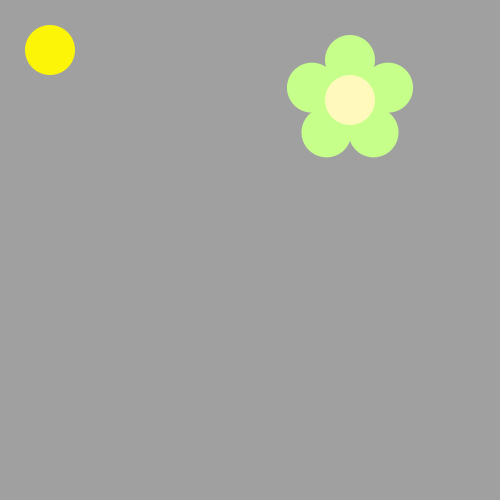
Frame 1 (no input)
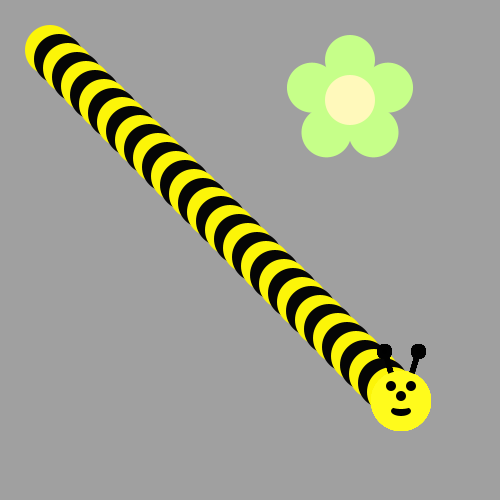
Frame 60 (the mouse pressed at the canvas centre just before this capture)
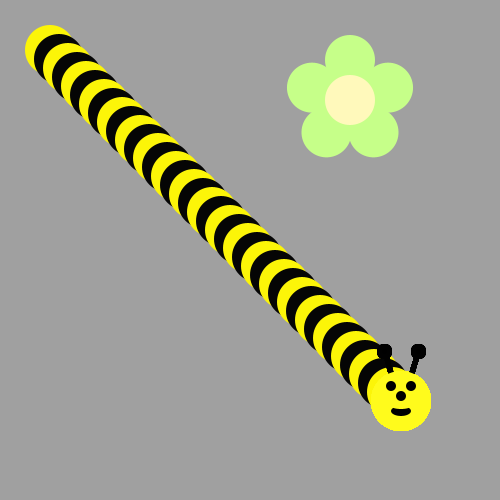
Frame 120 (the mouse held since frame 60 and released just before this capture)

The Processing sketch that drew these frames (run headless with seeded random() and noise(); from frame 60 on, the mouse is pressed at the canvas centre):

// Processing sketch: BumbleBee
// ── BumbleBee.pde
int xy=50;
int c=0;
void draw() {
  /*Use A loop to make a body for the Bee!
   Then put his head on using drawBeeFace(x,y)
   Use Modulo to make the colors alternate 
   */
if(c%2==0){
fill(#FCF508);
}
else{
fill(5,5,5);
}
if(xy>width-100){
 drawBeeFace(xy,xy);
}
  else{
  ellipse(xy,xy,50,50);
xy+=9;
c++;
  }


if(mousePressed){
print(mouseX,mouseY);
}
}


void drawFlower(int x, int y) {
  noStroke();
  translate(x, y);
  // draw 5 petals, rotating after each one
  fill(#c6ff89); // green
  for (int i = 0; i < 5; i++) {
    ellipse(0, -40, 50, 50);
    rotate(radians(72));
  }
  fill(#fff9bb); // light yellow
  ellipse(0, 0, 50, 50);
}

void drawBeeFace(int BeeFaceX, int BeeFaceY) {
  noStroke();
  fill(0, 0, 0);
  stroke(1);
  strokeWeight(5);
  line(BeeFaceX-10, BeeFaceY-27, BeeFaceX-17, BeeFaceY-50);
  line(BeeFaceX+10, BeeFaceY-27, BeeFaceX+17, BeeFaceY-50);
  ellipse(BeeFaceX-17, BeeFaceY-50, 10, 10);
  ellipse(BeeFaceX+17, BeeFaceY-50, 10, 10);
  noStroke();
  fill(255, 251, 28);
  ellipse(BeeFaceX, BeeFaceY, 60, 60); // face
  fill(255, 237, 209);
  fill(0, 0, 0);
  ellipse(BeeFaceX-10, BeeFaceY-15, 10, 10); // eyes
  ellipse(BeeFaceX+10, BeeFaceY-15, 10, 10);
  ellipse(BeeFaceX, BeeFaceY-5, 10, 10); // nose
  ellipse(BeeFaceX, BeeFaceY+10, 20, 10);// mouth
  fill(255, 251, 28);
  ellipse(BeeFaceX, BeeFaceY+5, 20, 6);
}
void setup() {  
  ellipseMode(CENTER);
  size(500, 500);
  background(160, 160, 160); 
  drawFlower(350, 100);
}
